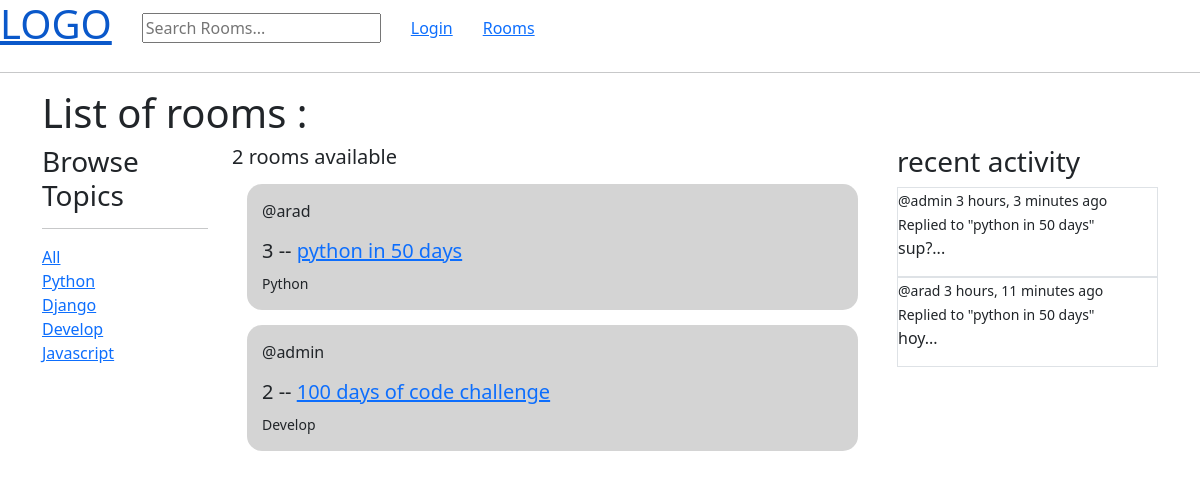
The app's page /rooms/, older data.
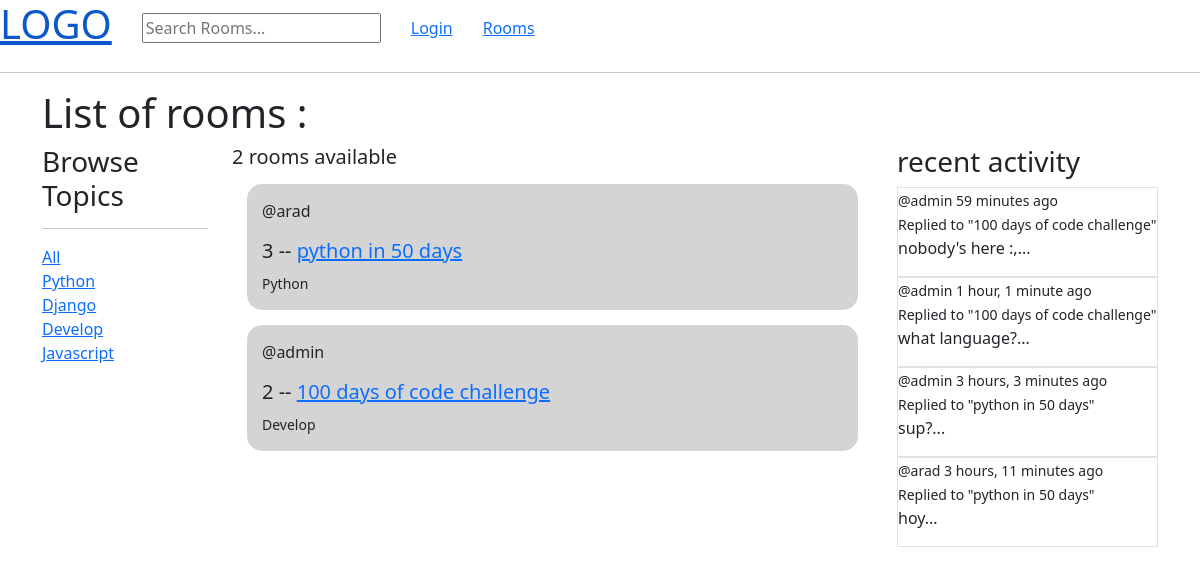
The same page, newer data.
### base/models.py (models this page shows)
class Topic(models.Model):
    name = models.CharField(max_length=255)
    def __str__(self):
        return self.name

class Room(models.Model):
    host = models.ForeignKey(User, on_delete=models.SET_NULL, null=True)
    topic = models.ForeignKey(Topic, on_delete=models.SET_NULL, null=True)
    name = models.CharField(max_length=255)
    description = models.TextField(null=True, blank=True)
    members = models.ManyToManyField(User, related_name='members', blank=True)
    updated = models.DateTimeField(auto_now=True)
    created = models.DateTimeField(auto_now_add=True)
    class Meta:
        ordering = ['-updated', '-created']
    def __str__(self):
        return self.name

class RoomMessage(models.Model):
    user = models.ForeignKey(User, on_delete=models.CASCADE)
    room = models.ForeignKey(Room, on_delete=models.CASCADE)
    text = models.TextField()
    updated = models.DateTimeField(auto_now=True)
    created = models.DateTimeField(auto_now_add=True)
    class Meta:
        ordering = ['-updated', '-created']
    def __str__(self):
        return self.text[:50] + '...'

### base/views.py (the view)
# urls.py: path("rooms/", views.rooms, name="rooms"),
def rooms(request):
    search = request.GET.get('search', '')
    if search:
        room_list = Room.objects.filter(
            Q(topic__name__icontains=search) |
            Q(name__icontains=search) |
            Q(description__icontains=search)
        )
    else:
        room_list = Room.objects.all()
    topics = get_list_or_404(Topic)
    room_messages = RoomMessage.objects.filter(Q(room__name__icontains=search) | Q(room__topic__name__icontains=search))
    return render(request, 'base/rooms.html', {
        'rooms': room_list,
        'topics': topics,
        'search': search,
        'room_messages': room_messages,
    })

### base/templates/base/rooms.html (shortened to what this page needs)
{% extends 'layout.html' %}
{% block content %}
<h1>List of rooms :</h1>
<div class="row">
    <div class="col col-2">
        {% include 'base/topics_component.html'%}
    </div>
    <div class="col col-7">
        <h5>{{ rooms.count }} rooms available</h5>
        {% include 'base/rooms_component.html'%}
    </div>
    <div class="col col-3">
        {% include 'base/activity_component.html'%}
    </div>
</div>
{% endblock %}

### templates/layout.html (shortened to what this page needs)
<!doctype html>
<html lang="en">
<head>
    <link href="https://cdn.jsdelivr.net/npm/bootstrap@5.3.0/dist/css/bootstrap.min.css" rel="stylesheet"
>
</head>
<body>
{% include 'nav.html'%}
<div class="container">
    {% block content%}
    {% endblock %}
</div>
</body>
</html>

### templates/nav.html
<div class="d-flex align-items-center" style="gap:30px">
    <a href="/">
        <h1>LOGO</h1>
    </a>
    <form action="{% url 'base:rooms' %}">
        <input placeholder="Search Rooms..." name="search" type="text">
    </form>
    {% if request.user.is_authenticated %}
    hello {{ request.user.username }}
    <a href="{% url 'base:logout' %}">Logout</a>
    {% else %}
    <a href="{% url 'base:login' %}">Login</a>
    {% endif %}
    <a href="{% url 'base:rooms' %}">Rooms</a>
</div>
<hr>

### base/templates/base/topics_component.html
<h3>Browse Topics</h3>
<hr>
<div>
    <a href="{% url 'base:rooms' %}">All</a>
</div>
{% for topic in topics %}
<div>
    <a href="{% url 'base:rooms' %}?search={{topic}}">{{ topic }}</a>
</div>
{% endfor %}

### base/templates/base/rooms_component.html (shortened to what this page needs)
{% for room in rooms %}
<div style="background:#77777750; border 2px solid #44444450; border-radius:15px;margin: 15px;padding:15px">
    <p>@{{ room.host.username }}</p>
    <h5>{{ room.id }} -- <a href="{% url 'base:room' room.id %}">{{ room.name }}</a></h5>
    <small>{{ room.topic }}</small>
</div>
{% endfor %}

### base/templates/base/activity_component.html (shortened to what this page needs)
<h3>recent activity</h3>
{% for msg in room_messages%}
<div class="border">
    <small>@{{ msg.user }} {{ msg.created|timesince }} ago</small>
    <br>
    <small>Replied to "{{ msg.room }}"</small>
    <p>{{ msg }}</p>
</div>
{%endfor%}

Row changes from the older to the newer data that the page shows:
added RoomMessage: user "admin", created "59 minutes", room "100 days of code challenge", text "nobody's here :,..."
added RoomMessage: user "admin", created "1 hour, 1 minute", room "100 days of code challenge", text "what language?..."
